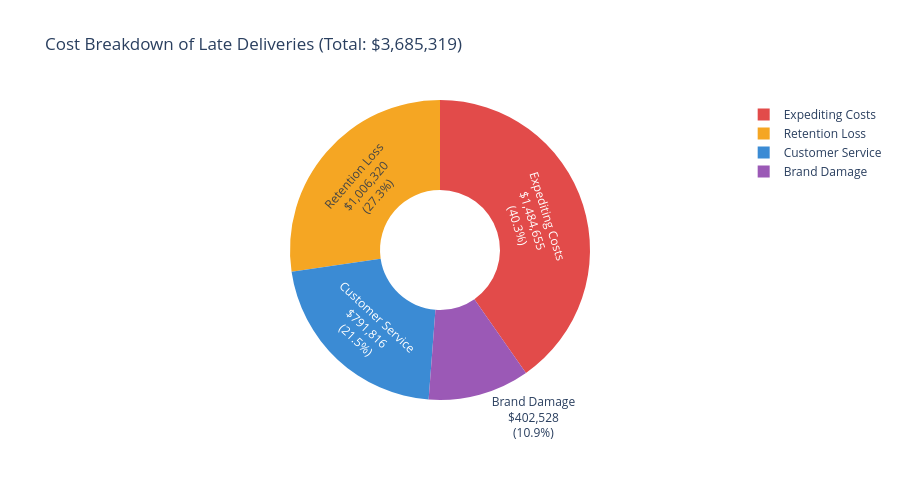

Source (notebook cell):
### Code cell
# ── Chart 2: Cost breakdown pie ────────────────────────────────
cost_items  = ['Retention Loss', 'Expediting Costs',
               'Customer Service', 'Brand Damage']
cost_values = [retention_loss, expediting_total, cs_total, brand_damage]

fig = px.pie(
    names=cost_items, values=cost_values,
    title=f'Cost Breakdown of Late Deliveries (Total: ${total_cost:,.0f})',
    color_discrete_sequence=['#E24B4A', '#F5A623', '#3B8BD4', '#9B59B6'],
    hole=0.4
)
fig.update_traces(textinfo='label+percent+value',
                  texttemplate='%{label}<br>$%{value:,.0f}<br>(%{percent})')
fig.update_layout(height=480)
fig.write_html('../outputs/impact_cost_breakdown.html')
fig.show()
print('Chart 2 saved ✓')

### Figure 1 — Plotly figure (JSON) as saved in the notebook; plotly's stock layout.template omitted (floating-point values rounded to 4 significant figures)
{"data": [{"domain": {"x": [0, 1], "y": [0, 1]}, "hole": 0.4, "hovertemplate": "label=%{label}<br>value=%{value}<extra></extra>", "labels": ["Retention Loss", "Expediting Costs", "Customer Service", "Brand Damage"], "legendgroup": "", "name": "", "showlegend": true, "textinfo": "label+percent+value", "texttemplate": "%{label}<br>$%{value:,.0f}<br>(%{percent})", "type": "pie", "values": [1006000.0, 1485000.0, 791800.0, 402500.0]}], "layout": {"height": 480, "legend": {"tracegroupgap": 0}, "piecolorway": ["#E24B4A", "#F5A623", "#3B8BD4", "#9B59B6"], "title": {"text": "Cost Breakdown of Late Deliveries (Total: $3,685,319)"}}}
